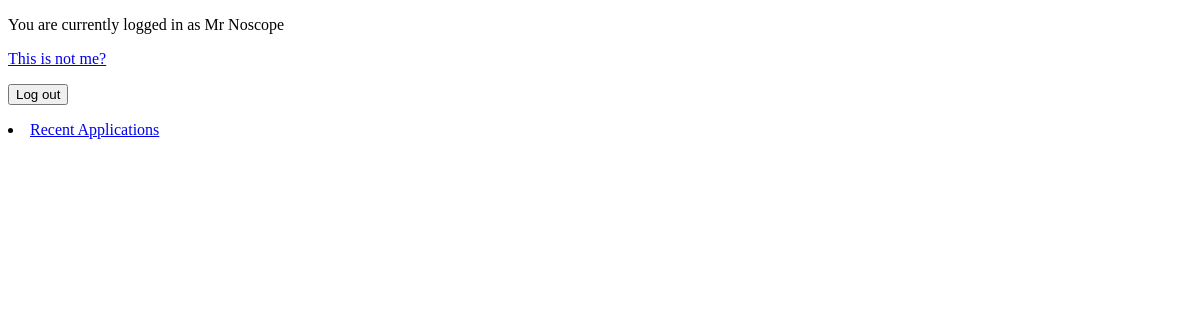
The app's page /committee_chair.php, older data.
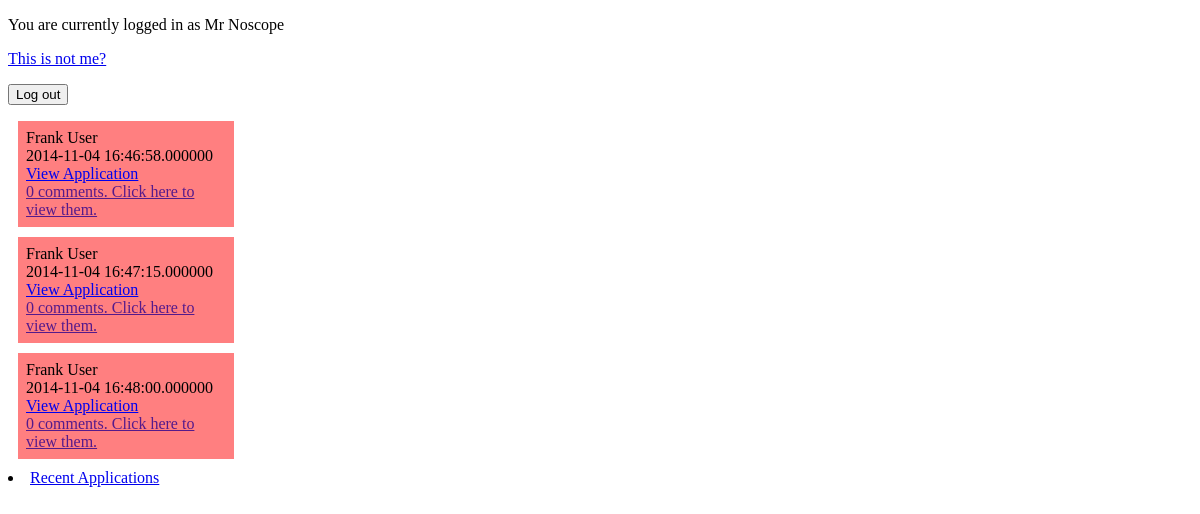
The same page, newer data.
### tables this page shows
CREATE TABLE IF NOT EXISTS `application` (
`application_id` int(11) unsigned NOT NULL,
  `application_user` int(11) NOT NULL,
  `application_status` enum('Pending','Accepted','Rejected') NOT NULL,
  `application_date` datetime(6) NOT NULL,
  `application_content` text NOT NULL
);

CREATE TABLE IF NOT EXISTS `user_login` (
  `user_id` int(11) unsigned NOT NULL,
  `user_type` int(11) unsigned NOT NULL COMMENT 'foreign key',
  `username` text NOT NULL,
  `password` text NOT NULL,
  `full_name` text NOT NULL
);

### model/application.php (the view, shortened to what this page needs)
<?php
class Application
{
	public static function GetApplications($status)
	{
		$db = openDB();
		if (isset($status))
		{
			$stmt = $db->prepare('SELECT * FROM application LEFT JOIN user_login ON application_user = user_login.user_id WHERE application_status = ? ORDER BY application_date');
			$stmt->bindParam(1, $status, PDO::PARAM_STR);
		}
		else
			$stmt = $db->prepare('SELECT * FROM application LEFT JOIN user_login ON application_user = user_login.user_id ORDER BY application_date');
		$stmt->execute();
		return $stmt->fetchAll();
	}
	public static function BuildApplicationHTML($row)
	{
		$db = openDB();
		$stmt = $db->prepare("SELECT * FROM posts LEFT JOIN application ON post_to = application_id WHERE application_id = ?");
		$stmt->bindParam(1, $row['application_id'], PDO::PARAM_STR);
		$stmt->execute();
		$numberOfPosts = count($stmt->fetchAll());
		$fileDir = dirname(__DIR__).'/applications/'.$row['user_id'].'/'.$row['application_content'];
		$result = "";
		$result .= "<div id='applicationbox'>";
		$result .= "<div id='application_fullname'>".$row['full_name']."</div>";
		$result .= "<div id='application_date'>".$row['application_date']."</div>";
		$result .= "<div id='application_content'><a href=".'phpfunc/download.php?file='.$fileDir." target='_blank'>View Application</a></div>";
		$result .= "<div id='application_post_link'> <a href=''>".$numberOfPosts." comments. Click here to view them.</a></div>";
		$result .= "</div>";
		return $result;
	}
	public static function ShowAllPendingApplications()
	{
		$applications = Application::GetApplications('Pending');
		$result = "";
		foreach ($applications as $row)
		{
			$result .= Application::BuildApplicationHTML($row);
		}
		echo $result;
	}
}
?>

### header.php (shortened to what this page needs)
<!DOCTYPE html PUBLIC "-//W3C//DTD XHTML 1.0 Strict//EN" "http://www.w3.org/TR/xhtml1/DTD/xhtml1-strict.dtd">
<html xmlns="http://www.w3.org/1999/xhtml">
<head>
   <link href="css/main.css" rel="stylesheet" type="text/css"/>
   <link href="css/chairmember.css" rel="stylesheet" type="text/css"/>
</head>
<body>
<?php if (1 + 1 == 2) { ?>
<p>You are currently logged in as Mr Noscope</p>
<p><a href="index.php">This is not me?</a></p>
<form action="index.php" method="post">
<p><input type="button" value="Log out" /></p>
</form>
<?php } ?>

### committee_chair.php (shortened to what this page needs)
<?php
	require_once 'header.php';
	require_once 'model/application.php';
	Application::ShowAllPendingApplications();
?>
<div id="subheader">
	<div id="menu">
		<li class="activemenu"><a href="committee_chair.php">Recent Applications</a></li>
	</div>
</div>
</body>
</html>

### css/chairmember.css (style rules this page uses)
#applicationbox { background : rgba(255, 127, 128, 1); padding: 8px; margin : 10px; width: 200px; float:up; }

Row changes from the older to the newer data that the page shows:
added application: user_login.full_name "Frank User", application_date "2014-11-04 16:46:58.000000", numberOfPosts "0"
added application: user_login.full_name "Frank User", application_date "2014-11-04 16:47:15.000000", numberOfPosts "0"
added application: user_login.full_name "Frank User", application_date "2014-11-04 16:48:00.000000", numberOfPosts "0"
